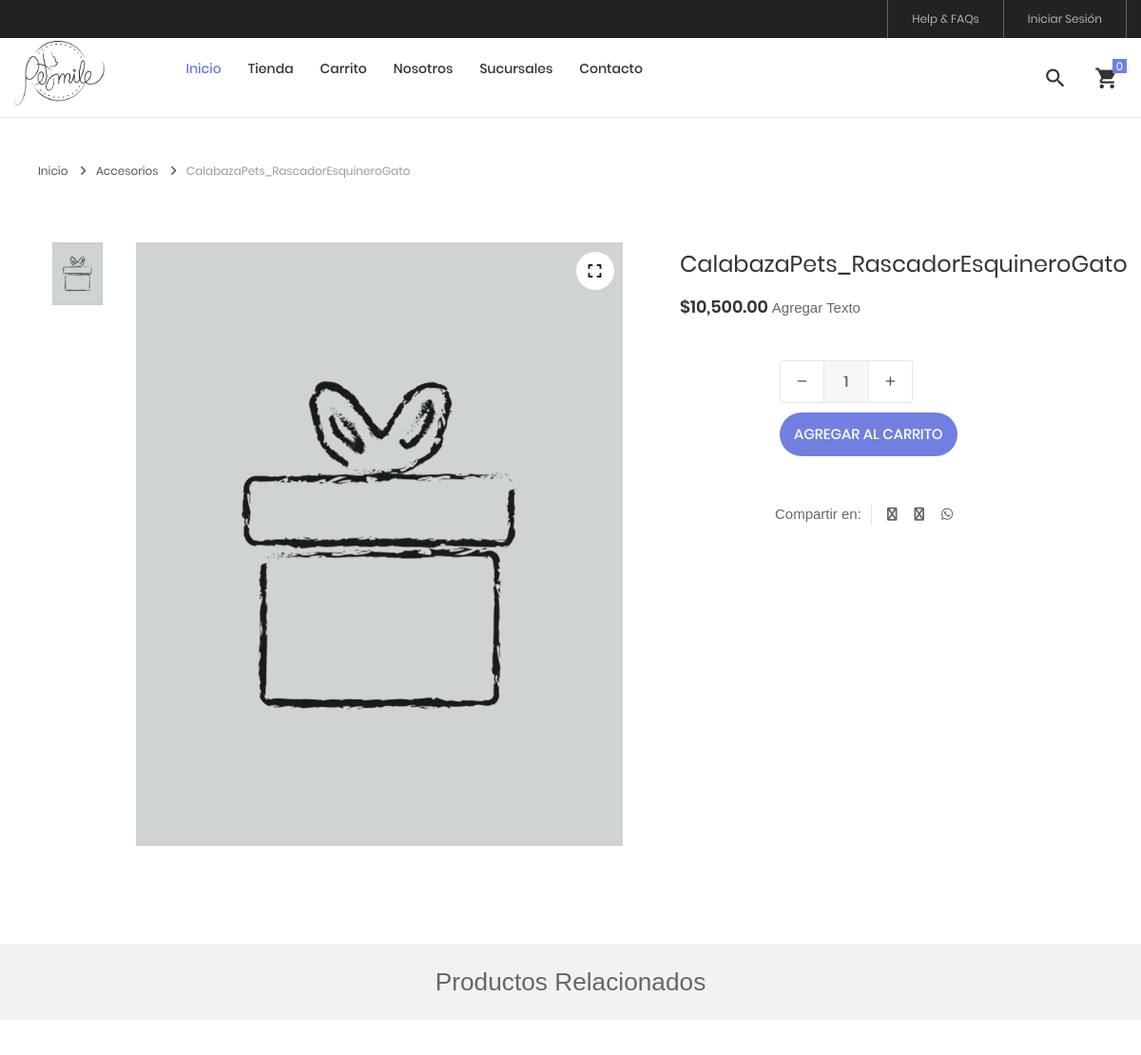
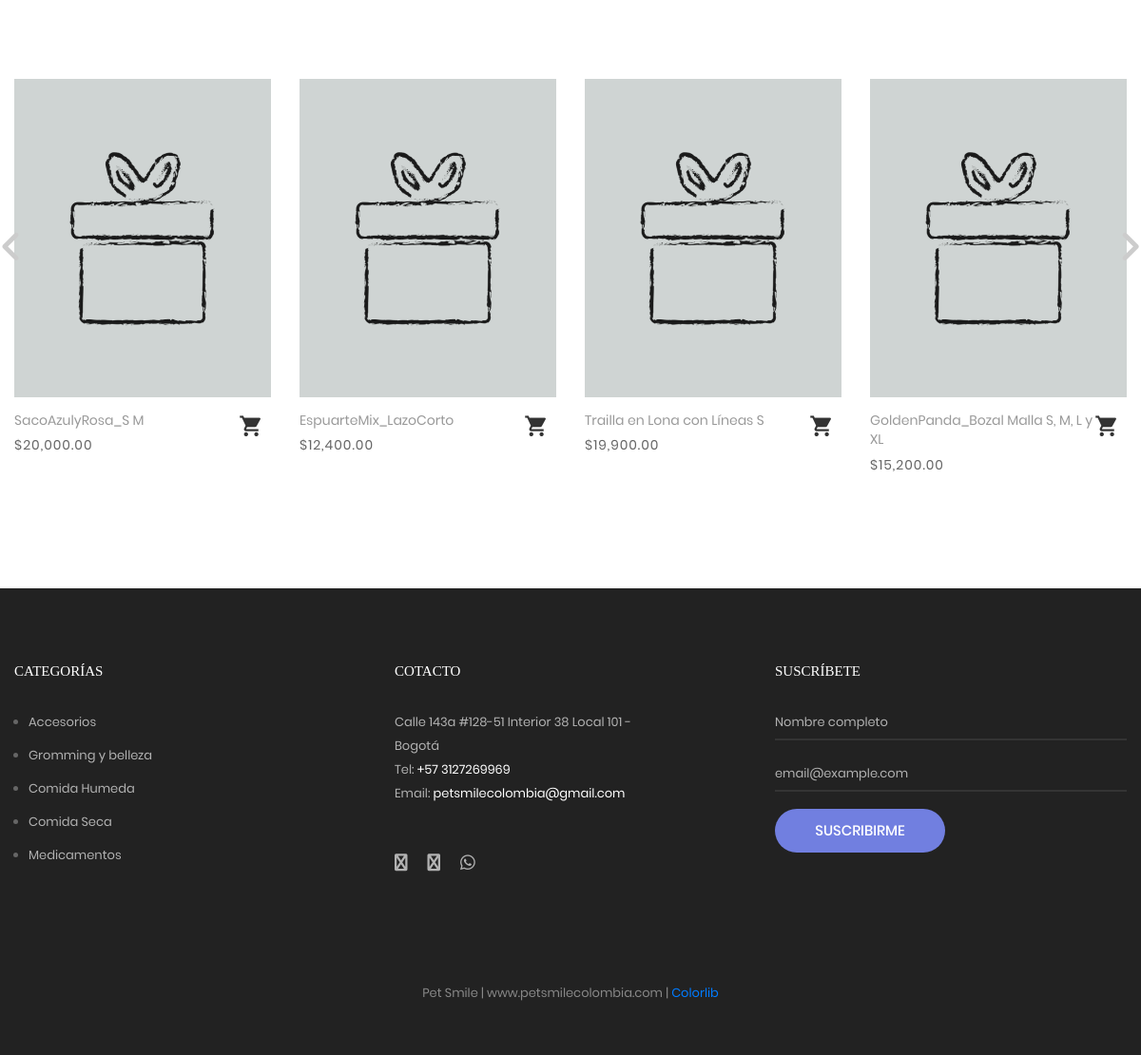
/tienda/producto/876/SubirImagen, run on the app's committed database (2 pictures, top to bottom).
### tables this page shows
CREATE TABLE `producto` (
  `idproducto` bigint(20) NOT NULL,
  `categoriaid` bigint(20) NOT NULL,
  `codigo` varchar(30) NOT NULL,
  `nombre` varchar(255) NOT NULL,
  `descripcion` text NOT NULL DEFAULT 'Agregar Texto',
  `precio` decimal(11,2) NOT NULL,
  `stock` int(11) NOT NULL,
  `imagen` varchar(100) DEFAULT NULL,
  `datecreated` datetime NOT NULL DEFAULT current_timestamp(),
  `ruta` varchar(255) NOT NULL DEFAULT 'SubirImagen',
  `status` int(11) NOT NULL DEFAULT 1
);

CREATE TABLE `categoria` (
  `idcategoria` bigint(20) NOT NULL,
  `nombre` varchar(255) NOT NULL,
  `descripcion` text NOT NULL,
  `portada` varchar(100) NOT NULL,
  `datecreated` datetime NOT NULL DEFAULT current_timestamp(),
  `ruta` varchar(255) NOT NULL,
  `status` int(11) NOT NULL DEFAULT 1
);

### Libraries/Core/Views.php (called while the page is built)
<?php
	class Views
	{
		function getView($controller,$view,$data="")
		{
			$controller = get_class($controller);
			if($controller == "Home"){
				$view = "Views/".$view.".php";
			}else{
				$view = "Views/".$controller."/".$view.".php";
			}
			require_once ($view);
		}
	}
 ?>

### index.php (called while the page is built, shortened)
<?php
	require_once("Helpers/Helpers.php");
	require_once("Libraries/Core/Load.php");
 ?>

### Helpers/Helpers.php (called while the page is built, shortened)
<?php
	function base_url()
	{
		return BASE_URL;
	}
    function media()
    {
        return BASE_URL."/Assets";
    }
    function footerTienda($data="")
    {
        $view_footer = "Views/Template/footer_tienda.php";
        require_once ($view_footer);
    }
    function formatMoney($cantidad){
        $cantidad = number_format($cantidad,2,SPD,SPM);
        return $cantidad;
    }
    function getCatFooter(){
        require_once ("Models/CategoriasModel.php");
        $objCategoria = new CategoriasModel();
        $request = $objCategoria->getCategoriasFooter();
        return $request;
    }
    function getInfoPage(int $idpagina){
        require_once("Libraries/Core/Mysql.php");
        $con = new Mysql();
        $sql = "SELECT * FROM post WHERE idpost = $idpagina";
        $request = $con->select($sql);
        return $request;
    }
 ?>

### Libraries/Core/Mysql.php (called while the page is built, shortened)
<?php
	class Mysql extends Conexion
	{
		private $conexion;
		function __construct()
		{
			$this->conexion = new Conexion();
			$this->conexion = $this->conexion->conect();
		}
		public function select(string $query)
		{
			$this->strquery = $query;
        	$result = $this->conexion->prepare($this->strquery);
			$result->execute();
        	$data = $result->fetch(PDO::FETCH_ASSOC);
        	return $data;
		}
		public function select_all(string $query)
		{
			$this->strquery = $query;
        	$result = $this->conexion->prepare($this->strquery);
			$result->execute();
        	$data = $result->fetchall(PDO::FETCH_ASSOC);
        	return $data;
		}
	}
 ?>

### Libraries/Core/Conexion.php (called while the page is built)
<?php
class Conexion{
	private $conect;
	public function __construct(){
		$connectionString = "mysql:host=".DB_HOST.";dbname=".DB_NAME.";charset=".DB_CHARSET;
		try{
			$this->conect = new PDO($connectionString, DB_USER, DB_PASSWORD);
			$this->conect->setAttribute(PDO::ATTR_ERRMODE, PDO::ERRMODE_EXCEPTION);
		}catch(PDOException $e){
			$this->conect = 'Error de conexión';
		    echo "ERROR: " . $e->getMessage();
		}
	}
	public function conect(){
		return $this->conect;
	}
}
?>

### Models/TProducto.php (called while the page is built, shortened)
<?php
require_once("Libraries/Core/Mysql.php");
trait TProducto{
	public function getProductoT(int $idproducto, string $ruta){
		$this->con = new Mysql();
		$this->intIdProducto = $idproducto;
		$this->strRuta = $ruta;
		$sql = "SELECT p.idproducto,
						p.codigo,
						p.nombre,
						p.descripcion,
						p.categoriaid,
						c.nombre as categoria,
						c.ruta as ruta_categoria,
						p.precio,
						p.ruta,
						p.stock
				FROM producto p
				INNER JOIN categoria c
				ON p.categoriaid = c.idcategoria
				WHERE p.status != 0 AND p.idproducto = '{$this->intIdProducto}' AND p.ruta = '{$this->strRuta}' ";
				$request = $this->con->select($sql);
				if(!empty($request)){
					$intIdProducto = $request['idproducto'];
					$sqlImg = "SELECT img
							FROM imagen
							WHERE productoid = $intIdProducto";
					$arrImg = $this->con->select_all($sqlImg);
					if(count($arrImg) > 0){
						for ($i=0; $i < count($arrImg); $i++) {
							$arrImg[$i]['url_image'] = media().'/images/uploads/'.$arrImg[$i]['img'];
						}
					}else{
						$arrImg[0]['url_image'] = media().'/images/uploads/product.png';
					}
					$request['images'] = $arrImg;
				}
		return $request;
	}
	public function getProductosRandom(int $idcategoria, int $cant, string $option){
		$this->intIdcategoria = $idcategoria;
		$this->cant = $cant;
		$this->option = $option;
		if($option == "r"){
			$this->option = " RAND() ";
		}else if($option == "a"){
			$this->option = " idproducto ASC ";
		}else{
			$this->option = " idproducto DESC ";
		}
		$this->con = new Mysql();
		$sql = "SELECT p.idproducto,
						p.codigo,
						p.nombre,
						p.descripcion,
						p.categoriaid,
						c.nombre as categoria,
						p.precio,
						p.ruta,
						p.stock
				FROM producto p
				INNER JOIN categoria c
				ON p.categoriaid = c.idcategoria
				WHERE p.status != 0 AND p.categoriaid = $this->intIdcategoria
				ORDER BY $this->option LIMIT  $this->cant ";
				$request = $this->con->select_all($sql);
				if(count($request) > 0){
					for ($c=0; $c < count($request) ; $c++) {
						$intIdProducto = $request[$c]['idproducto'];
						$sqlImg = "SELECT img
								FROM imagen
								WHERE productoid = $intIdProducto";
						$arrImg = $this->con->select_all($sqlImg);
						$request[$c]['images'] = $arrImg;
					}
				}
		return $request;
	}
}
 ?>

### Models/CategoriasModel.php (called while the page is built, shortened)
<?php
	class CategoriasModel extends Mysql
	{
		public function getCategoriasFooter(){
			$sql = "SELECT idcategoria, nombre, descripcion, portada, ruta
					FROM categoria WHERE  status = 1 AND idcategoria IN (".CAT_FOOTER.")";
			$request = $this->select_all($sql);
			if(count($request) > 0){
				for ($c=0; $c < count($request) ; $c++) {
					$request[$c]['portada'] = BASE_URL.'/Assets/images/uploads/'.$request[$c]['portada'];
				}
			}
			return $request;
		}
	}
 ?>

### Views/Tienda/producto.php (the view, shortened to what this page needs)
<?php
$arrProducto = $data['producto'];
$arrProductos = $data['productos'];
$arrImages = $arrProducto['images'];
$rutacategoria = $arrProducto['categoriaid'].'/'.$arrProducto['ruta_categoria'];
$urlShared = base_url()."/tienda/producto/".$arrProducto['idproducto']."/".$arrProducto['ruta'];
 ?>
<br><br><br>
<hr>
	<div class="container">
		<div class="bread-crumb flex-w p-l-25 p-r-15 p-t-30 p-lr-0-lg">
			<a href="<?= base_url(); ?>" class="stext-109 cl8 hov-cl1 trans-04">
				Inicio
				<i class="fa fa-angle-right m-l-9 m-r-10" aria-hidden="true"></i>
			</a>
			<a href="<?= base_url().'/tienda/categoria/'.$rutacategoria; ?>" class="stext-109 cl8 hov-cl1 trans-04">
				<?= $arrProducto['categoria'] ?>
				<i class="fa fa-angle-right m-l-9 m-r-10" aria-hidden="true"></i>
			</a>
			<span class="stext-109 cl4">
				<?= $arrProducto['nombre'] ?>
			</span>
		</div>
	</div>
	<section class="sec-product-detail bg0 p-t-65 p-b-60">
		<div class="container">
			<div class="row">
				<div class="col-md-6 col-lg-7 p-b-30">
					<div class="p-l-25 p-r-30 p-lr-0-lg">
						<div class="wrap-slick3 flex-sb flex-w">
							<div class="wrap-slick3-dots"></div>
							<div class="slick3 gallery-lb">
							<?php
								if(!empty($arrImages)){
									for ($img=0; $img < count($arrImages) ; $img++) {
							 ?>
								<div class="item-slick3" data-thumb="<?= $arrImages[$img]['url_image']; ?>">
									<div class="wrap-pic-w pos-relative">
										<img src="<?= $arrImages[$img]['url_image']; ?>" alt="<?= $arrProducto['nombre']; ?>">
										<a class="flex-c-m size-108 how-pos1 bor0 fs-16 cl10 bg0 hov-btn3 trans-04" href="<?= $arrImages[$img]['url_image']; ?>">
											<i class="fa fa-expand"></i>
										</a>
									</div>
								</div>
							<?php
									}
								}
							?>
							</div>
						</div>
					</div>
				</div>
				<div class="col-md-6 col-lg-5 p-b-30">
					<div class="p-r-50 p-t-5 p-lr-0-lg">
						<h4 class="mtext-105 cl2 js-name-detail p-b-14">
							<?= $arrProducto['nombre']; ?>
						</h4>
						<span class="mtext-106 cl2">
							<?= SMONEY.formatMoney($arrProducto['precio']); ?>
						</span>
						<?= $arrProducto['descripcion']; ?>
						<div class="p-t-33">
							<div class="flex-w flex-r-m p-b-10">
								<div class="size-204 flex-w flex-m respon6-next">
									<div class="wrap-num-product flex-w m-r-20 m-tb-10">
										<div class="btn-num-product-down cl8 hov-btn3 trans-04 flex-c-m">
											<i class="fs-16 zmdi zmdi-minus"></i>
										</div>
										<input id="cant-product" class="mtext-104 cl3 txt-center num-product" type="number" name="num-product" value="1" min="1">
										<div class="btn-num-product-up cl8 hov-btn3 trans-04 flex-c-m">
											<i class="fs-16 zmdi zmdi-plus"></i>
										</div>
									</div>
									<button id="<?= openssl_encrypt($arrProducto['idproducto'],METHODENCRIPT,KEY); ?>" class="flex-c-m stext-101 cl0 size-101 bg1 bor1 hov-btn1 p-lr-15 trans-04 js-addcart-detail">
										Agregar al carrito
									</button>
								</div>
							</div>
						</div>
						<div class="flex-w flex-m p-l-100 p-t-40 respon7">
							<div class="flex-m bor9 p-r-10 m-r-11">
								Compartir en:
							</div>
							<a href="#" class="fs-14 cl3 hov-cl1 trans-04 lh-10 p-lr-5 p-tb-2 m-r-8 tooltip100" data-tooltip="Facebook"
								onclick="window.open('https://www.facebook.com/sharer/sharer.php?u=<?= $urlShared; ?> &t=<?= $arrProducto['nombre'] ?>','ventanacompartir', 'toolbar=0, status=0, width=650, height=450');"
								>
								<i class="fa fa-facebook"></i>
							</a>
							<a href="https://twitter.com/intent/tweet?text=<?= $arrProducto['nombre'] ?>&url=<?= $urlShared; ?>&hashtags=<?= SHAREDHASH; ?>" target="_blank" class="fs-14 cl3 hov-cl1 trans-04 lh-10 p-lr-5 p-tb-2 m-r-8 tooltip100" data-tooltip="Twitter">
								<i class="fa fa-twitter"></i>
							</a>
							<a href="https://api.whatsapp.com/send?text=<?= $arrProducto['nombre'].' '.$urlShared ?>" target="_blank" class="fs-14 cl3 hov-cl1 trans-04 lh-10 p-lr-5 p-tb-2 m-r-8 tooltip100" data-tooltip="WhatsApp">
								<i class="fab fa-whatsapp" aria-hidden="true"></i>
							</a>
						</div>
					</div>
				</div>
			</div>
		</div>
		<div class="bg6 flex-c-m flex-w size-302 m-t-73 p-tb-15">
			<h3>Productos Relacionados</h3>
		</div>
	</section>
	<section class="sec-relate-product bg0 p-t-45 p-b-105">
		<div class="container">
			<div class="wrap-slick2">
				<div class="slick2">
				<?php
					if(!empty($arrProductos)){
						for ($p=0; $p < count($arrProductos); $p++) {
							$ruta = $arrProductos[$p]['ruta'];
							if(count($arrProductos[$p]['images']) > 0 ){
								$portada = $arrProductos[$p]['images'][0]['url_image'];
							}else{
								$portada = media().'/images/uploads/product.png';
							}
				 ?>
					<div class="item-slick2 p-l-15 p-r-15 p-t-15 p-b-15">
						<div class="block2">
							<div class="block2-pic hov-img0">
								<img src="<?= $portada ?>" alt="<?= $arrProductos[$p]['nombre'] ?>">
							</div>
							<div class="block2-txt flex-w flex-t p-t-14">
								<div class="block2-txt-child1 flex-col-l ">
									<a href="<?= base_url().'/tienda/producto/'.$arrProductos[$p]['idproducto'].'/'.$ruta; ?>" class="stext-104 cl4 hov-cl1 trans-04 js-name-b2 p-b-6">
										<?= $arrProductos[$p]['nombre'] ?>
									</a>
									<span class="stext-105 cl3">
										<?= SMONEY.formatMoney($arrProductos[$p]['precio']); ?>
									</span>
								</div>
								<div class="block2-txt-child2 flex-r p-t-3">
									<a href="#"
									 id="<?= openssl_encrypt($arrProductos[$p]['idproducto'],METHODENCRIPT,KEY); ?>"
									 pr="1"
									 class="btn-addwish-b2 dis-block pos-relative js-addwish-b2 js-addcart-detail
									 icon-header-item cl2 hov-cl1 trans-04 p-l-22 p-r-11
									 ">
										<i class="zmdi zmdi-shopping-cart"></i>
									</a>
								</div>
							</div>
						</div>
					</div>
				<?php
						}
					}
				 ?>
				</div>
			</div>
		</div>
	</section>
<?php
	footerTienda($data);
?>

### Views/Template/footer_tienda.php (shortened to what this page needs)
	<?php
		$catFotter = getCatFooter();
	 ?>
	<footer class="bg3 p-t-75 p-b-32">
		<div class="container">
			<div class="row">
				<div class="col-sm-6 col-lg-4 p-b-50">
					<h4 class="stext-301 cl0 p-b-30">
						Categorías
					</h4>
					<?php if(count($catFotter) > 0){ ?>
					<ul>
						<?php foreach ($catFotter as $cat) { ?>
						<li class="p-b-10">
							<a href="<?= base_url() ?>/tienda/categoria/<?= $cat['idcategoria'].'/'.$cat['ruta'] ?>" class="stext-107 cl7 hov-cl1 trans-04">
								<?= $cat['nombre'] ?>
							</a>
						</li>
						<?php } ?>
					</ul>
					<?php } ?>
				</div>
				<div class="col-sm-6 col-lg-4 p-b-50">
					<h4 class="stext-301 cl0 p-b-30">
						Cotacto
					</h4>
					<p class="stext-107 cl7 size-201">
						<?= DIRECCION ?> <br>
						Tel: <a class="linkFooter" href="tel:<?= TELEMPRESA ?>"><?= TELEMPRESA ?></a><br>
						Email: <a class="linkFooter" href="mailto:<?= EMAIL_EMPRESA ?>"><?= EMAIL_EMPRESA ?></a>
					</p>
					<div class="p-t-27">
						<a href="<?= FACEBOOK ?>" target="_blanck" class="fs-18 cl7 hov-cl1 trans-04 m-r-16">
							<i class="fa fa-facebook"></i>
						</a>
						<a href="<?= INSTAGRAM ?>" target="_blanck"  class="fs-18 cl7 hov-cl1 trans-04 m-r-16">
							<i class="fa fa-instagram"></i>
						</a>
						<a href="https://wa.me/<?= WHATSAPP ?>" target="_blanck"  class="fs-18 cl7 hov-cl1 trans-04 m-r-16">
							<i class="fab fa-whatsapp"></i>
						</a>
					</div>
				</div>
				<div class="col-sm-6 col-lg-4 p-b-50">
					<h4 class="stext-301 cl0 p-b-30">
						Suscríbete
					</h4>
					<form id="frmSuscripcion" name="frmSuscripcion">
						<div class="wrap-input1 w-full p-b-4">
							<input class="input1 bg-none plh1 stext-107 cl7" type="text" id="nombreSuscripcion" name="nombreSuscripcion" placeholder="Nombre completo" required>
						</div>
						<br>
						<div class="wrap-input1 w-full p-b-4">
							<input class="input1 bg-none plh1 stext-107 cl7" type="email" id="emailSuscripcion" name="emailSuscripcion" placeholder="email@example.com" required >
						</div>
						<div class="p-t-18">
							<button class="flex-c-m stext-101 cl0 size-103 bg1 bor1 hov-btn2 p-lr-15 trans-04">
								Suscribirme
							</button>
						</div>
					</form>
				</div>
			</div>
			<div class="p-t-40">
				<p class="stext-107 cl6 txt-center">
					<?= NOMBRE_EMPESA; ?> | <?= WEB_EMPRESA; ?> | <a href="https://colorlib.com" target="_blank">Colorlib</a>
				</p>
			</div>
		</div>
	</footer>
</body>
</html>

### data on the page
producto: categoriaid.nombre "Accesorios", nombre "CalabazaPets_RascadorEsquineroGato", precio "10,500.00", descripcion "Agregar Texto"
producto: nombre "SacoAzulyRosa_S M", precio "20,000.00"
producto: nombre "EspuarteMix_LazoCorto", precio "12,400.00"
producto: nombre "Trailla en Lona con Líneas S", precio "19,900.00"
producto: nombre "GoldenPanda_Bozal Malla S, M, L y XL", precio "15,200.00"
categoria: nombre "Accesorios"
categoria: nombre "Gromming y belleza"
categoria: nombre "Comida Humeda"
categoria: nombre "Comida Seca"
categoria: nombre "Medicamentos"

### other printed values
SMONEY "$"
DIRECCION "Calle 143a #128-51 Interior 38 Local 101 - Bogotá"
TELEMPRESA "+57 3127269969"
EMAIL_EMPRESA "petsmilecolombia@gmail.com"
NOMBRE_EMPESA "Pet Smile"
WEB_EMPRESA "www.petsmilecolombia.com"
